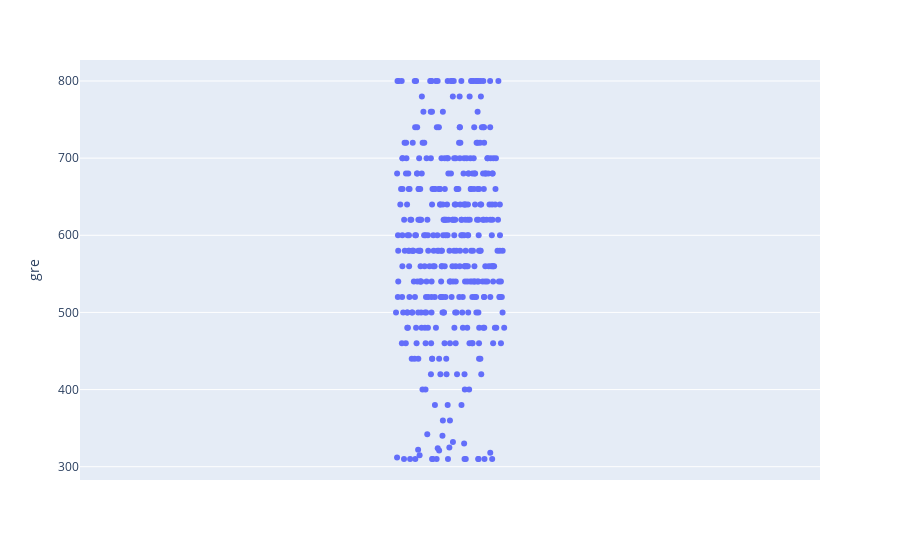

Notebook code for this chart:
### Markdown cell above
## Distribution after clipping data

 - Run the cell below and see the error message
 - Correct the error(s) and run cell again

### Code cell
fig= px.strip(gredata, y='gre') 

fig.show()

### Figure 1 — Plotly figure (JSON) as saved in the notebook; plotly's stock layout.template omitted (floating-point values rounded to 4 significant figures; data arrays with more than 128 entries replaced by an {"elided": "..."} marker saying what was removed)
{"data": [{"alignmentgroup": "True", "boxpoints": "all", "fillcolor": "rgba(255,255,255,0)", "hoveron": "points", "hovertemplate": "gre=%{y}<extra></extra>", "legendgroup": "", "line": {"color": "rgba(255,255,255,0)"}, "marker": {"color": "#636efa"}, "name": "", "offsetgroup": "", "orientation": "v", "pointpos": 0, "showlegend": false, "type": "box", "x0": " ", "xaxis": "x", "y": {"elided": "400 int values"}, "y0": " ", "yaxis": "y"}], "layout": {"autosize": true, "boxmode": "group", "legend": {"tracegroupgap": 0}, "margin": {"t": 60}, "xaxis": {"anchor": "y", "autorange": true, "domain": [0, 1], "range": [-0.5, 0.5], "type": "category"}, "yaxis": {"anchor": "x", "autorange": true, "domain": [0, 1], "range": [282.8, 827.2], "title": {"text": "gre"}, "type": "linear"}}}
